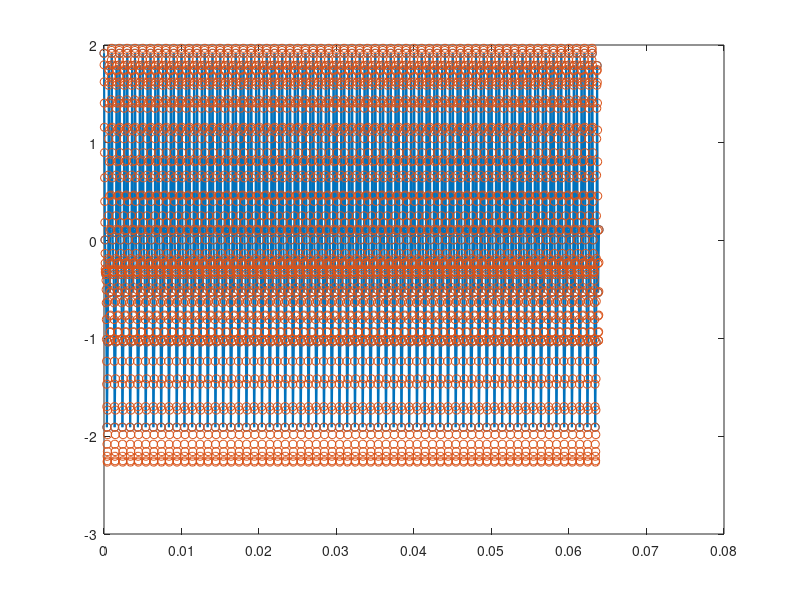

MATLAB code for this plot:
%%

clear all;
clc;
close all;

% this is a code for wet 3 Q2 of DSP

Fs = 8000; % original FS
Fs_y = 72000;

%% Q2 Section 1
t = linspace(0,pi,1000);
f1 = 1000;
f2 = 2000;
f3 = 3000;
phi1 = rand(1)*2*pi;
phi2 = rand(1)*2*pi;
phi3 = rand(1)*2*pi;
x = cos(2*pi*f1*t + phi1) + cos(2*pi*f2*t + phi2) + cos(2*pi*f3*t + phi3);

Ts = 1/Fs;
t_new = linspace(0, 511*Ts, 512);
x_n = cos(2*pi*f1*t_new + phi1) + cos(2*pi*f2*t_new + phi2) + cos(2*pi*f3*t_new + phi3);

Ts_y = 1/Fs_y;
t_new_y = 0:Ts_y:511*Ts;
y_m = cos(2*pi*f1*t_new_y + phi1) + cos(2*pi*f2*t_new_y + phi2) + cos(2*pi*f3*t_new_y + phi3);

figure(1);
plot(t_new, x_n,'-', 'LineWidth', 1.5);
hold on;
scatter(t_new, x_n);
scatter(t_new_y, y_m);

%% Q2  Section 2


